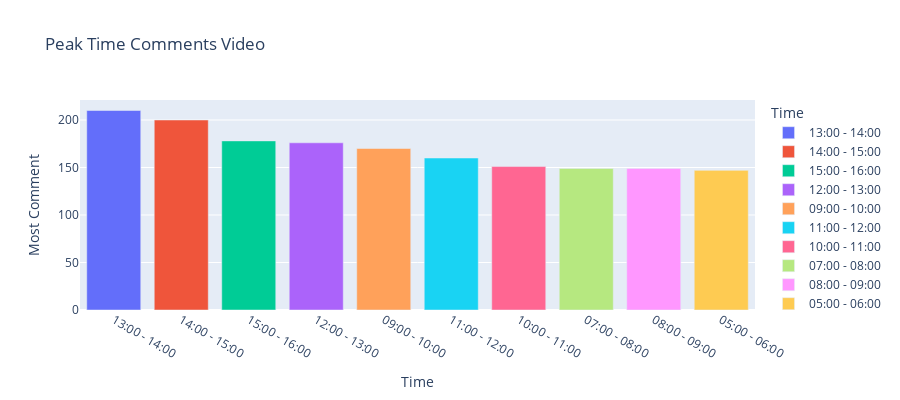

Source (notebook cell):
### Code cell
time_group = peak_time['Period_groups'].value_counts().head(10)
time_group = pd.DataFrame(data=time_group)
time_group.reset_index(inplace=True)
time_group = time_group.rename(columns = {'index':'Time','Period_groups':'Most Comment'})
time_group

fig2 = px.bar(time_group, x='Time', y='Most Comment', 
              color='Time', title = 'Peak Time Comments Video', height=400)
fig2.show()

### Figure 1 — Plotly figure (JSON) as saved in the notebook; plotly's stock layout.template omitted (floating-point values rounded to 4 significant figures)
{"data": [{"alignmentgroup": "True", "hovertemplate": "Time=%{x}<br>Most Comment=%{y}<extra></extra>", "legendgroup": "13:00 - 14:00", "marker": {"color": "#636efa", "pattern": {"shape": ""}}, "name": "13:00 - 14:00", "offsetgroup": "13:00 - 14:00", "orientation": "v", "showlegend": true, "textposition": "auto", "type": "bar", "x": ["13:00 - 14:00"], "xaxis": "x", "y": [210], "yaxis": "y"}, {"alignmentgroup": "True", "hovertemplate": "Time=%{x}<br>Most Comment=%{y}<extra></extra>", "legendgroup": "14:00 - 15:00", "marker": {"color": "#EF553B", "pattern": {"shape": ""}}, "name": "14:00 - 15:00", "offsetgroup": "14:00 - 15:00", "orientation": "v", "showlegend": true, "textposition": "auto", "type": "bar", "x": ["14:00 - 15:00"], "xaxis": "x", "y": [200], "yaxis": "y"}, {"alignmentgroup": "True", "hovertemplate": "Time=%{x}<br>Most Comment=%{y}<extra></extra>", "legendgroup": "15:00 - 16:00", "marker": {"color": "#00cc96", "pattern": {"shape": ""}}, "name": "15:00 - 16:00", "offsetgroup": "15:00 - 16:00", "orientation": "v", "showlegend": true, "textposition": "auto", "type": "bar", "x": ["15:00 - 16:00"], "xaxis": "x", "y": [178], "yaxis": "y"}, {"alignmentgroup": "True", "hovertemplate": "Time=%{x}<br>Most Comment=%{y}<extra></extra>", "legendgroup": "12:00 - 13:00", "marker": {"color": "#ab63fa", "pattern": {"shape": ""}}, "name": "12:00 - 13:00", "offsetgroup": "12:00 - 13:00", "orientation": "v", "showlegend": true, "textposition": "auto", "type": "bar", "x": ["12:00 - 13:00"], "xaxis": "x", "y": [176], "yaxis": "y"}, {"alignmentgroup": "True", "hovertemplate": "Time=%{x}<br>Most Comment=%{y}<extra></extra>", "legendgroup": "09:00 - 10:00 ", "marker": {"color": "#FFA15A", "pattern": {"shape": ""}}, "name": "09:00 - 10:00 ", "offsetgroup": "09:00 - 10:00 ", "orientation": "v", "showlegend": true, "textposition": "auto", "type": "bar", "x": ["09:00 - 10:00 "], "xaxis": "x", "y": [170], "yaxis": "y"}, {"alignmentgroup": "True", "hovertemplate": "Time=%{x}<br>Most Comment=%{y}<extra></extra>", "legendgroup": "11:00 - 12:00", "marker": {"color": "#19d3f3", "pattern": {"shape": ""}}, "name": "11:00 - 12:00", "offsetgroup": "11:00 - 12:00", "orientation": "v", "showlegend": true, "textposition": "auto", "type": "bar", "x": ["11:00 - 12:00"], "xaxis": "x", "y": [160], "yaxis": "y"}, {"alignmentgroup": "True", "hovertemplate": "Time=%{x}<br>Most Comment=%{y}<extra></extra>", "legendgroup": "10:00 - 11:00 ", "marker": {"color": "#FF6692", "pattern": {"shape": ""}}, "name": "10:00 - 11:00 ", "offsetgroup": "10:00 - 11:00 ", "orientation": "v", "showlegend": true, "textposition": "auto", "type": "bar", "x": ["10:00 - 11:00 "], "xaxis": "x", "y": [151], "yaxis": "y"}, {"alignmentgroup": "True", "hovertemplate": "Time=%{x}<br>Most Comment=%{y}<extra></extra>", "legendgroup": "07:00 - 08:00 ", "marker": {"color": "#B6E880", "pattern": {"shape": ""}}, "name": "07:00 - 08:00 ", "offsetgroup": "07:00 - 08:00 ", "orientation": "v", "showlegend": true, "textposition": "auto", "type": "bar", "x": ["07:00 - 08:00 "], "xaxis": "x", "y": [149], "yaxis": "y"}, {"alignmentgroup": "True", "hovertemplate": "Time=%{x}<br>Most Comment=%{y}<extra></extra>", "legendgroup": "08:00 - 09:00 ", "marker": {"color": "#FF97FF", "pattern": {"shape": ""}}, "name": "08:00 - 09:00 ", "offsetgroup": "08:00 - 09:00 ", "orientation": "v", "showlegend": true, "textposition": "auto", "type": "bar", "x": ["08:00 - 09:00 "], "xaxis": "x", "y": [149], "yaxis": "y"}, {"alignmentgroup": "True", "hovertemplate": "Time=%{x}<br>Most Comment=%{y}<extra></extra>", "legendgroup": "05:00 - 06:00 ", "marker": {"color": "#FECB52", "pattern": {"shape": ""}}, "name": "05:00 - 06:00 ", "offsetgroup": "05:00 - 06:00 ", "orientation": "v", "showlegend": true, "textposition": "auto", "type": "bar", "x": ["05:00 - 06:00 "], "xaxis": "x", "y": [147], "yaxis": "y"}], "layout": {"barmode": "relative", "height": 400, "legend": {"title": {"text": "Time"}, "tracegroupgap": 0}, "title": {"text": "Peak Time Comments Video"}, "xaxis": {"anchor": "y", "categoryarray": ["13:00 - 14:00", "14:00 - 15:00", "15:00 - 16:00", "12:00 - 13:00", "09:00 - 10:00 ", "11:00 - 12:00", "10:00 - 11:00 ", "07:00 - 08:00 ", "08:00 - 09:00 ", "05:00 - 06:00 "], "categoryorder": "array", "domain": [0, 1], "title": {"text": "Time"}}, "yaxis": {"anchor": "x", "domain": [0, 1], "title": {"text": "Most Comment"}}}}
